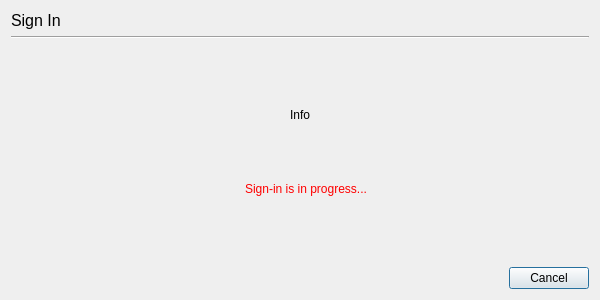
<?xml version="1.0" encoding="UTF-8"?>
<ui version="4.0">
 <class>Dialog</class>
 <widget class="QDialog" name="Dialog">
  <property name="geometry">
   <rect>
    <x>0</x>
    <y>0</y>
    <width>600</width>
    <height>300</height>
   </rect>
  </property>
  <property name="sizePolicy">
   <sizepolicy hsizetype="Preferred" vsizetype="Preferred">
    <horstretch>0</horstretch>
    <verstretch>0</verstretch>
   </sizepolicy>
  </property>
  <property name="windowTitle">
   <string>Sign In</string>
  </property>
  <property name="locale">
   <locale language="English" country="UnitedStates"/>
  </property>
  <property name="sizeGripEnabled">
   <bool>false</bool>
  </property>
  <layout class="QVBoxLayout" name="DialogLayout">
   <item>
    <widget class="QLabel" name="windowTitleLabel">
     <property name="sizePolicy">
      <sizepolicy hsizetype="Ignored" vsizetype="Fixed">
       <horstretch>0</horstretch>
       <verstretch>0</verstretch>
      </sizepolicy>
     </property>
     <property name="font">
      <font>
       <pointsize>12</pointsize>
      </font>
     </property>
     <property name="text">
      <string>Sign In</string>
     </property>
    </widget>
   </item>
   <item>
    <widget class="Line" name="windowTitleLine">
     <property name="orientation">
      <enum>Qt::Orientation::Horizontal</enum>
     </property>
    </widget>
   </item>
   <item>
    <widget class="QWidget" name="signInInfoArea" native="true">
     <layout class="QVBoxLayout" name="signInInfoAreaLayout">
      <item>
       <widget class="QLabel" name="info">
        <property name="sizePolicy">
         <sizepolicy hsizetype="Preferred" vsizetype="Fixed">
          <horstretch>0</horstretch>
          <verstretch>0</verstretch>
         </sizepolicy>
        </property>
        <property name="text">
         <string>Info</string>
        </property>
        <property name="alignment">
         <set>Qt::AlignmentFlag::AlignCenter</set>
        </property>
        <property name="wordWrap">
         <bool>true</bool>
        </property>
       </widget>
      </item>
      <item alignment="Qt::AlignmentFlag::AlignHCenter">
       <widget class="QWidget" name="infoArea" native="true">
        <property name="sizePolicy">
         <sizepolicy hsizetype="Preferred" vsizetype="Fixed">
          <horstretch>0</horstretch>
          <verstretch>0</verstretch>
         </sizepolicy>
        </property>
        <layout class="QHBoxLayout" name="infoAreaLayout">
         <property name="leftMargin">
          <number>0</number>
         </property>
         <property name="topMargin">
          <number>0</number>
         </property>
         <property name="rightMargin">
          <number>0</number>
         </property>
         <property name="bottomMargin">
          <number>0</number>
         </property>
         <item>
          <widget class="QLabel" name="alertIcon">
           <property name="sizePolicy">
            <sizepolicy hsizetype="Fixed" vsizetype="Fixed">
             <horstretch>0</horstretch>
             <verstretch>0</verstretch>
            </sizepolicy>
           </property>
           <property name="pixmap">
            <pixmap>../icons/light/alert_red.svg</pixmap>
           </property>
           <property name="scaledContents">
            <bool>true</bool>
           </property>
           <property name="alignment">
            <set>Qt::AlignmentFlag::AlignCenter</set>
           </property>
          </widget>
         </item>
         <item>
          <widget class="QLabel" name="progressInfo">
           <property name="sizePolicy">
            <sizepolicy hsizetype="Preferred" vsizetype="Fixed">
             <horstretch>0</horstretch>
             <verstretch>0</verstretch>
            </sizepolicy>
           </property>
           <property name="styleSheet">
            <string notr="true">color: rgb(255, 0, 0);</string>
           </property>
           <property name="text">
            <string>Sign-in is in progress...</string>
           </property>
           <property name="alignment">
            <set>Qt::AlignmentFlag::AlignCenter</set>
           </property>
          </widget>
         </item>
        </layout>
       </widget>
      </item>
     </layout>
    </widget>
   </item>
   <item>
    <widget class="QDialogButtonBox" name="buttonBox">
     <property name="orientation">
      <enum>Qt::Orientation::Horizontal</enum>
     </property>
     <property name="standardButtons">
      <set>QDialogButtonBox::StandardButton::Cancel</set>
     </property>
    </widget>
   </item>
  </layout>
 </widget>
 <resources/>
 <connections>
  <connection>
   <sender>buttonBox</sender>
   <signal>accepted()</signal>
   <receiver>Dialog</receiver>
   <slot>accept()</slot>
   <hints>
    <hint type="sourcelabel">
     <x>248</x>
     <y>254</y>
    </hint>
    <hint type="destinationlabel">
     <x>157</x>
     <y>274</y>
    </hint>
   </hints>
  </connection>
  <connection>
   <sender>buttonBox</sender>
   <signal>rejected()</signal>
   <receiver>Dialog</receiver>
   <slot>reject()</slot>
   <hints>
    <hint type="sourcelabel">
     <x>316</x>
     <y>260</y>
    </hint>
    <hint type="destinationlabel">
     <x>286</x>
     <y>274</y>
    </hint>
   </hints>
  </connection>
 </connections>
</ui>
